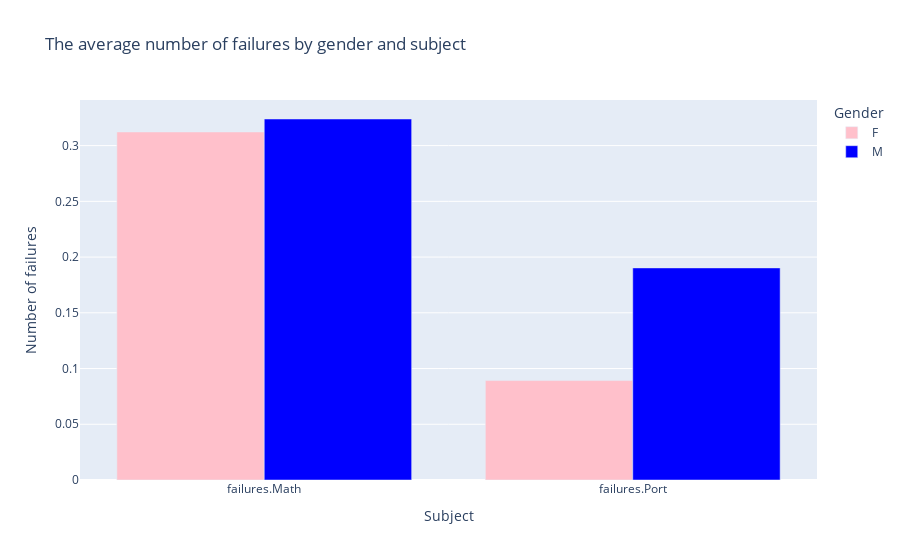

Notebook source saved alongside this figure:
### Markdown cell above
Now, I want to see the average number of failures by subject and also by gender.

### Code cell
failure_data_melted = data.melt(id_vars='sex', value_vars=['failures.Math', 'failures.Port'],
                                var_name='Subject', value_name='Failures')

# Group by 'sex', 'Subject', calculate the mean, and reset the index
grouping2 = failure_data_melted.groupby(by=["sex", "Subject"])["Failures"].mean().reset_index()

# Create a grouped bar plot using Plotly Express
fig = px.bar(grouping2, x='Subject', y='Failures', color='sex', barmode='group',
             color_discrete_map={'M': 'blue', 'F': 'pink'},
             labels={'Failures': 'Number of Failures', 'sex': 'Gender'},
             title='The average number of failures by gender and subject')
fig.update_layout(xaxis_title='Subject', yaxis_title='Number of failures', showlegend=True)
fig.show()

### Figure 1 — Plotly figure (JSON) as saved in the notebook; plotly's stock layout.template omitted (floating-point values rounded to 4 significant figures)
{"data": [{"alignmentgroup": "True", "hovertemplate": "Gender=F<br>Subject=%{x}<br>Number of Failures=%{y}<extra></extra>", "legendgroup": "F", "marker": {"color": "pink", "pattern": {"shape": ""}}, "name": "F", "offsetgroup": "F", "orientation": "v", "showlegend": true, "textposition": "auto", "type": "bar", "x": ["failures.Math", "failures.Port"], "xaxis": "x", "y": [0.3123, 0.08922], "yaxis": "y"}, {"alignmentgroup": "True", "hovertemplate": "Gender=M<br>Subject=%{x}<br>Number of Failures=%{y}<extra></extra>", "legendgroup": "M", "marker": {"color": "blue", "pattern": {"shape": ""}}, "name": "M", "offsetgroup": "M", "orientation": "v", "showlegend": true, "textposition": "auto", "type": "bar", "x": ["failures.Math", "failures.Port"], "xaxis": "x", "y": [0.3239, 0.1903], "yaxis": "y"}], "layout": {"barmode": "group", "legend": {"title": {"text": "Gender"}, "tracegroupgap": 0}, "showlegend": true, "title": {"text": "The average number of failures by gender and subject"}, "xaxis": {"anchor": "y", "domain": [0, 1], "title": {"text": "Subject"}}, "yaxis": {"anchor": "x", "domain": [0, 1], "title": {"text": "Number of failures"}}}}
